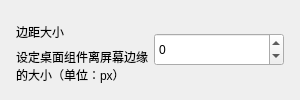
          <widget class="CardWidget" name="CardWidget_2">
           <property name="minimumSize">
            <size>
             <width>0</width>
             <height>70</height>
            </size>
           </property>
           <layout class="QHBoxLayout" name="horizontalLayout_2">
            <property name="leftMargin">
             <number>16</number>
            </property>
            <property name="topMargin">
             <number>16</number>
            </property>
            <property name="rightMargin">
             <number>16</number>
            </property>
            <property name="bottomMargin">
             <number>16</number>
            </property>
            <item>
             <layout class="QVBoxLayout" name="verticalLayout_3">
              <property name="spacing">
               <number>0</number>
              </property>
              <item>
               <widget class="StrongBodyLabel" name="StrongBodyLabel">
                <property name="text">
                 <string>边距大小</string>
                </property>
                <property name="wordWrap">
                 <bool>true</bool>
                </property>
               </widget>
              </item>
              <item>
               <widget class="CaptionLabel" name="CaptionLabel">
                <property name="text">
                 <string>设定桌面组件离屏幕边缘的大小（单位：px）</string>
                </property>
                <property name="wordWrap">
                 <bool>true</bool>
                </property>
                <property name="lightColor" stdset="0">
                 <color alpha="150">
                  <red>0</red>
                  <green>0</green>
                  <blue>0</blue>
                 </color>
                </property>
                <property name="darkColor" stdset="0">
                 <color alpha="200">
                  <red>255</red>
                  <green>255</green>
                  <blue>255</blue>
                 </color>
                </property>
               </widget>
              </item>
             </layout>
            </item>
            <item>
             <widget class="SpinBox" name="margin_spin">
              <property name="sizePolicy">
               <sizepolicy hsizetype="Maximum" vsizetype="Fixed">
                <horstretch>0</horstretch>
                <verstretch>0</verstretch>
               </sizepolicy>
              </property>
              <property name="minimumSize">
               <size>
                <width>130</width>
                <height>33</height>
               </size>
              </property>
              <property name="minimum">
               <number>-15</number>
              </property>
             </widget>
            </item>
           </layout>
          </widget>
